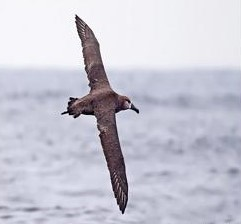
#> input picture assignment5/image.jpg, 241 x 224 px
$ python main.py
#> lines starting #> are read from the running program, lines starting #| are printed output that depends on the picture; after the words box and inside, x2 and y2 are one past the last pixel; in counts of white or black regions, pixels touching at a corner belong together
import numpy as np
from skimage.segmentation import slic
from skimage.segmentation import mark_boundaries
from skimage.color import rgb2lab
from skimage import io, img_as_float
from scipy.spatial.distance import cdist
import matplotlib.pyplot as plt
from skimage.filters import gaussian
from skimage.exposure import rescale_intensity

# Load the image
image_path = 'image.jpg'
image = io.imread(image_path)
#> image is the input picture: shape (224, 241, 3); mean R, G, B 199.9, 199.5, 211.7

# Convert image to LAB color space
lab_image = rgb2lab(image)
#> lab_image: shape (224, 241, 3) float64; mean of channels 0, 1, 2 80.4, 2.6, -6

# Generate SLIC superpixels with more segments (increase detail)
num_segments = 500  # Increase to capture finer details
segments = slic(lab_image, n_segments=num_segments, sigma=5)
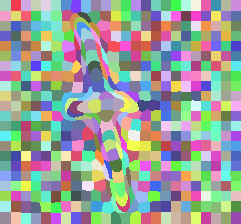
#> segments: shape (224, 241) int64; 528 distinct labels, from 1 to 528; one colour per label, 0 black

# Get unique superpixels
unique_segments = np.unique(segments)
#> unique_segments = 528 values from 1 to 528

# Calculate the center and average color of each superpixel
centers = []
avg_colors = []

for segment in unique_segments:
    mask = segments == segment
    coordinates = np.argwhere(mask)
    center = np.mean(coordinates, axis=0)
    avg_color = np.mean(lab_image[mask], axis=0)
    centers.append(center)
    avg_colors.append(avg_color)
#> this loop made 528 passes
#> (center, avg_color) on passes 1 to 3: ([5, 5], [96.88, 1.22, -2.27]), ([5, 15.5], [97.16, 0.901, -1.79]), ([5, 25.5], [97.22, 0.587, -1.31])
#> pass 1, `mask = segments == segment`:
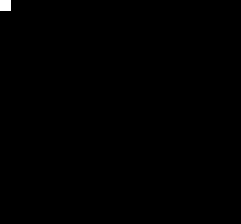
#> mask: shape (224, 241) bool; 0.22% white; 1 white region, box (x1, y1, x2, y2) and area: (0, 0, 11, 11) 121
#> after the loop:
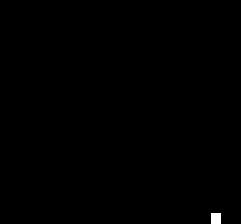
#> mask: shape (224, 241) bool; 0.2% white; 1 white region, box (x1, y1, x2, y2) and area: (211, 213, 221, 224) 110
#> after the loop, avg_colors = 528 items, first 6: [96.88, 1.22, -2.27], [97.16, 0.901, -1.79], [97.22, 0.587, -1.31], [97.12, 0.587, -1.31], [97.1, 0.587, -1.31], [96.96, 0.587, -1.31]; centers = 528 pairs, first value 4.56 to 218, second value 5 to 235.5

centers = np.array(centers)
avg_colors = np.array(avg_colors)
#> avg_colors = 528 rows, first 8: [96.88, 1.22, -2.27], [97.16, 0.901, -1.79], [97.22, 0.587, -1.31], [97.12, 0.587, -1.31], [97.1, 0.587, -1.31], [96.96, 0.587, -1.31], [96.89, 0.539, -1.24], [96.73, 0.634, -1.35]

# Calculate color_distance and spatial_distance
color_distances = cdist(avg_colors, avg_colors, metric='euclidean')
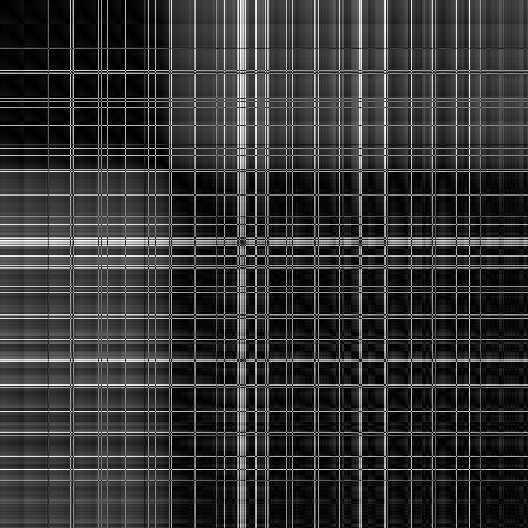
#> color_distances: shape (528, 528) float64; min 0, max 75.41, mean 15.8; drawn with min black and max white
spatial_distances = cdist(centers, centers, metric='euclidean')
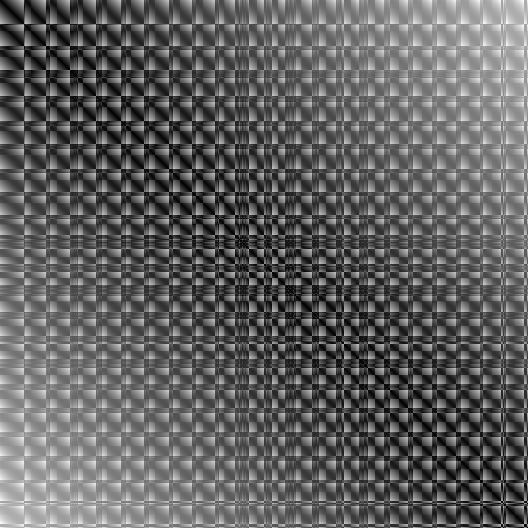
#> spatial_distances: shape (528, 528) float64; min 0, max 313.5, mean 120; drawn with min black and max white

# Adjust weighting between color and spatial distances
alpha = 0.8  # Give more weight to color, can tweak this value
beta = 0.2  # Give less weight to spatial distance
effective_distances = alpha * color_distances + beta * np.exp(-spatial_distances)

# Calculate saliency values by summing the effective distances
saliency_values = np.sum(effective_distances, axis=1)
#> saliency_values = 528 values, max 24724.4 at index 469, min 4381.8 at index 321, mean 6656.7

# Normalize saliency values
saliency_values = (saliency_values - np.min(saliency_values)) / (np.max(saliency_values) - np.min(saliency_values))
#> saliency_values = 528 values, max 1 at index 469, min 0 at index 321, mean 0.112

# Assign saliency values to the pixels in the image
saliency_map = np.zeros(image.shape[:2])
for i, segment in enumerate(unique_segments):
    saliency_map[segments == segment] = saliency_values[i]
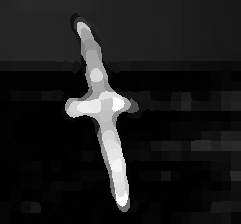
#> saliency_map: shape (224, 241) float64; min 0, max 1, mean 0.111

# Background suppression (Assume background is near edges)
border_region_size = 0.1  # Suppress saliency near the borders
rows, cols = saliency_map.shape
#> rows = 224; cols = 241
border_mask = np.zeros_like(saliency_map)

# Suppress saliency near borders (top, bottom, left, right)
border_mask[:int(border_region_size*rows), :] = 1
border_mask[-int(border_region_size*rows):, :] = 1
border_mask[:, :int(border_region_size*cols)] = 1
border_mask[:, -int(border_region_size*cols):] = 1
saliency_map = saliency_map * (1 - border_mask)

# Apply Gaussian blur to smooth the saliency map
saliency_map_blurred = gaussian(saliency_map, sigma=2)

# Rescale intensity to enhance contrast
saliency_map_rescaled = rescale_intensity(saliency_map_blurred, out_range=(0, 1))

# Apply thresholding to highlight the bird
threshold = 0.45
saliency_map_thresholded = (saliency_map_rescaled > threshold).astype(float)
#> saliency_map_thresholded: shape (224, 241) float64; values 0 (black) and 1 (white), 7.1% white; 1 white region, box (x1, y1, x2, y2) and area: (66, 23, 131, 202) 3828

# Display the image with superpixel boundaries
plt.figure(figsize=(10, 10))
plt.imshow(mark_boundaries(image, segments))
plt.title(f"Superpixels with {num_segments} Segments")
plt.axis("off")

# Display the result
plt.figure(figsize=(10, 5))

# Enhanced Saliency Map
plt.subplot(1, 2, 1)
plt.imshow(saliency_map_rescaled, cmap='gray')
plt.title("Enhanced Saliency Map (More Superpixels)")
plt.axis('off')

# Thresholded Saliency Map
plt.subplot(1, 2, 2)
plt.imshow(saliency_map_thresholded, cmap='gray')
plt.title("Thresholded Map (With Background Suppression)")
plt.axis('off')

plt.show()
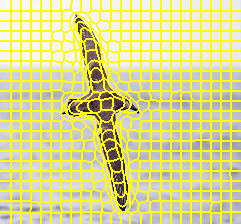
#> shown: shape (224, 241, 3) float64; mean R, G, B 0.86, 0.86, 0.545
